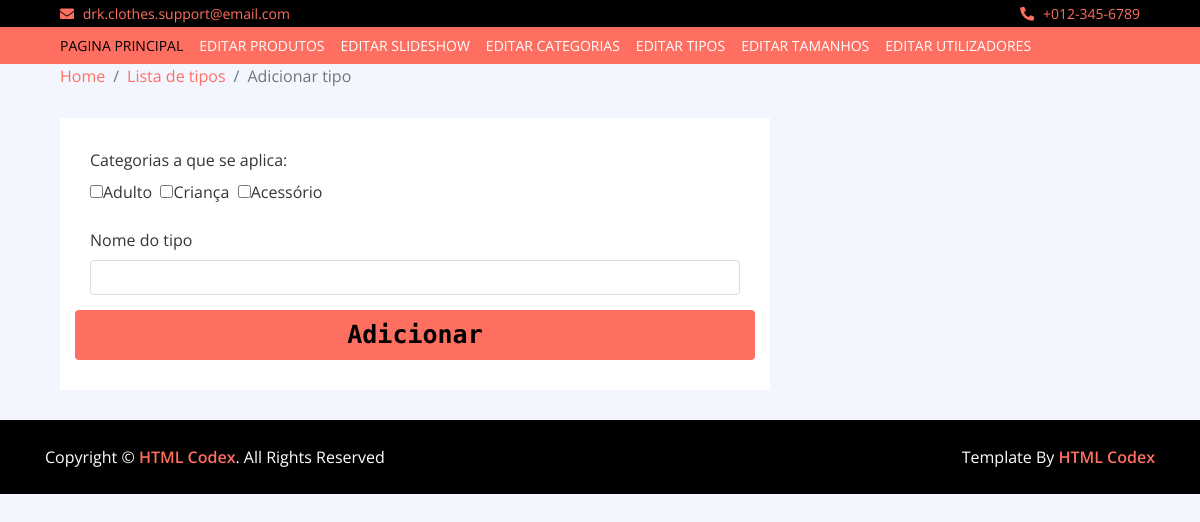
Screenshot of /admin/add-type.php with the database file from the repository.
### tables this page shows
CREATE TABLE `categorias`  (
  `categoriaId` int(11) NOT NULL AUTO_INCREMENT,
  `categoriaNome` varchar(45) NOT NULL,
  PRIMARY KEY (`categoriaId`) USING BTREE
);

### admin/add-type.php (the view, shortened to what this page needs)
<?php
include_once ("includes/body.inc.php");
$sql="Select * from categorias";
$categorias=mysqli_query($con,$sql);
?>
        <div class="breadcrumb-wrap">
            <div class="container-fluid">
                <ul class="breadcrumb">
                    <li class="breadcrumb-item"><a href="index.php">Home</a></li>
                    <li class="breadcrumb-item active"><a href="type-list.php">Lista de tipos</a></li>
                    <li class="breadcrumb-item active">Adicionar tipo</li>
                </ul>
            </div>
        </div>
<form  action="confirm-add-type.php" method="post" enctype="multipart/form-data">
        <div class="checkout">
            <div class="container-fluid">
                <div class="row">
                    <div class="col-lg-8">
                        <div class="checkout-inner">
                            <div class="billing-address">
                                <div class="row">
                                    <div class="col-md-12">
                                        <label>Categorias a que se aplica:</label><br>
                                        <?php
                                        $i=0;
                                        while ($dados=mysqli_fetch_array($categorias)){
                                            $i++;
                                            echo  "<input onchange='validateForm();' type='checkbox' id=\"id".$i."\" name=\"categ".$i."\" value=\"".$dados['categoriaId']."\">".$dados['categoriaNome']."</option>&nbsp&nbsp";
                                        }
                                        ?>
                                        <br>
                                        <br>
                                    </div>
                                    <div class="col-md-12">
                                        <label>Nome do tipo</label>
                                        <input class="form-control" onchange="validateForm();" name="nomeTipo" id="nomeTipo" type="text" placeholder="">
                                    </div>
                                    <div class="checkout-payment">
                                        <div class="checkout-btn" >
                                            <button input disabled name="addType" id="but" type="submit">Adicionar</button>
                                        </div>
                                    </div>
                                </div>
                            </div>
                        </div>
                    </div>
                </div>
            </div>
        </div>
</form>

### admin/css/style.css (style rules this page uses)
body { color: #353535; font-family: 'Open Sans', sans-serif; font-weight: 400; background: #f3f6ff; }
a { color: #FF6F61; }
@media (min-width: 992px) { .container-fluid { padding-right: 60px; padding-left: 60px; } }
.form-control, .custom-select { width: 100%; height: 35px; padding: 0 15px; color: #999999; border: 1px solid #dddddd; margin-bottom: 15px }
.breadcrumb-wrap { position: relative; width: 100%; }
.breadcrumb-wrap .breadcrumb { margin: 0; padding: 0; background: transparent; }
.checkout { position: relative; padding-top: 30px; }
.checkout .checkout-inner { margin-bottom: 30px; padding: 30px; background: #ffffff; }
.checkout .billing-address, .checkout .shipping-address { position: relative; width: 100%; }
.checkout .checkout-summary, .checkout .checkout-payment { position: relative; width: 100%; }
.checkout .checkout-payment .checkout-btn button { width: 100%; height: 50px; padding: 2px 10px; font-family: 'Source Code Pro', monospace; font-weight: 700; font-size: 25px; text-align: center; color: #000000; background: #FF6F61; border: none; border-radius: 4px; transition: all .3s; }

### rows the page displays
categorias: categoriaNome "Adulto"
categorias: categoriaNome "Criança"
categorias: categoriaNome "Acessório"
